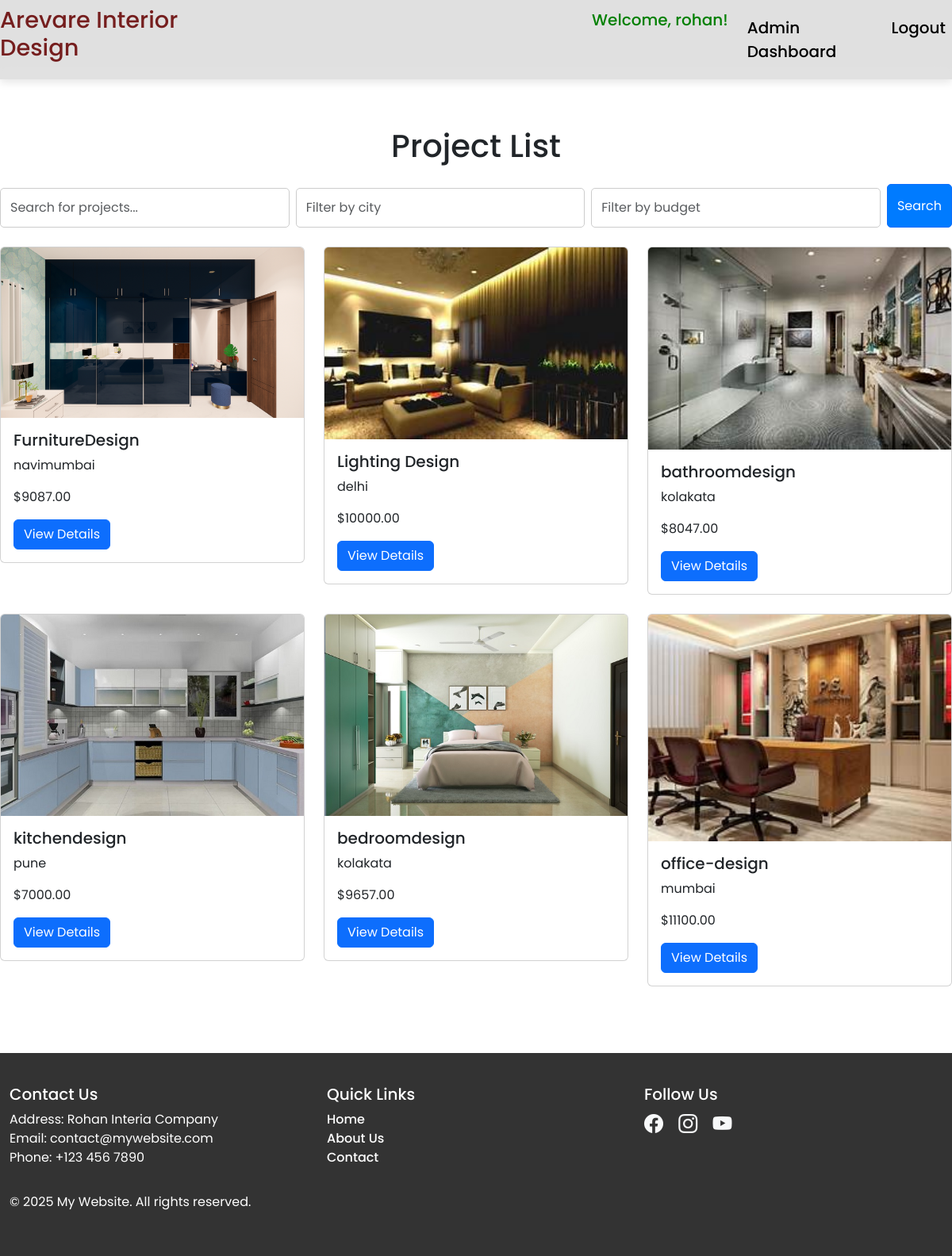
/project_list/ (signed in), run on the app's committed database.
### users/models.py (models this page shows)
class CustomUser(AbstractUser):
    email = models.EmailField(unique=True)

### project/models.py (models this page shows, shortened)
class ConstructionProject(models.Model):
    project_name = models.CharField(max_length=255)
    start_date = models.DateField()
    end_date = models.DateField()
    location = models.CharField(max_length=255)
    budget = models.DecimalField(max_digits=12, decimal_places=2)
    description = models.CharField(max_length=200)
    image = models.ImageField(upload_to='project/', blank=True, null=True, verbose_name="Project Image")

### project/views.py (the view)
# urls.py: path('project_list/', views.project_list, name='project_list'),
def project_list(request):
    query = request.GET.get('q', '')  # Get the search query from the GET request
    city = request.GET.get('city', '')  # Get the city filter from the GET request
    budget = request.GET.get('budget', '')  # Get the budget filter from the GET request
    projects = ConstructionProject.objects.all()
    if query:
        projects = projects.filter(project_name__icontains=query)  # Case-insensitive search
    if city:
        projects = projects.filter(location__icontains=city)  # Filter by city (location)
    if budget:
        try:
            budget_value = float(budget)  # Convert the budget to a float
            projects = projects.filter(budget__lte=budget_value)  # Filter by budget (less than or equal to)
        except ValueError:
            messages.error(request, "Please enter a valid numeric value for the budget.")
    return render(request, 'project/project_list.html', {
        'projects': projects,
        'query': query,
        'city': city,
        'budget': budget  # Pass all filter values to keep them in the form
    })

### templates/project/project_list.html (shortened to what this page needs)
{% extends 'base.html' %}
{% block content %}
<h1 class="mb-4 text-center">Project List</h1>
<form method="get" action="{% url 'project_list' %}" class="d-flex mb-4">
    <input type="text" class="form-control me-2" name="q" value="{{ query }}" placeholder="Search for projects...">
    <input type="text" class="form-control me-2" name="city" value="{{ city }}" placeholder="Filter by city">
    <input type="number" class="form-control me-2" name="budget" value="{{ budget }}" placeholder="Filter by budget">
    <button type="submit" class="btn btn-primary">Search</button>
</form>
<div class="row">
    {% for project in projects %}
    <div class="col-md-4 mb-4">
        <div class="card">
            <img src="{{ project.image.url }}" class="card-img-top" alt="{{ project.project_name }}">
            <div class="card-body">
                <h5 class="card-title">{{ project.project_name }}</h5>
                <p class="card-text">{{ project.location }}</p>
                <p class="card-text">${{ project.budget }}</p>
                {% if user.is_authenticated %}
                    <a href="{{ project.id }}/" class="btn btn-primary">View Details</a>
                {% else %}
                    <a href="{% url 'login' %}" class="btn btn-primary">View Details</a>
                {% endif %}
            </div>
        </div>
    </div>
    {% endfor %}
</div>
{% endblock %}

### templates/base.html (shortened to what this page needs)
{% load static %}
<!DOCTYPE html>
<html lang="en">
<head>
    <link rel="stylesheet" href="{% static 'css/styles.css' %}">
    <link rel="stylesheet" href="{% static 'css/style.css' %}">
    <link rel="stylesheet" href="{% static 'css/stylese.css' %}">
    <link rel="stylesheet" href="{% static 'css/all.css' %}">
    <link href="https://cdn.jsdelivr.net/npm/bootstrap-icons/font/bootstrap-icons.css" rel="stylesheet">
    <link href="https://cdn.jsdelivr.net/npm/bootstrap@5.3.0-alpha1/dist/css/bootstrap.min.css" rel="stylesheet">
    <link rel="stylesheet" href="https://cdnjs.cloudflare.com/ajax/libs/font-awesome/5.15.4/css/all.min.css">
</head>
<body>
    <header>
        <nav class="navbar navbar-expand-lg">
                <div id="navbarNav" class="collapse navbar-collapse">
                    <ul class="navbar-nav ms-auto">
                         <h1 class="nav-link1">Arevare Interior Design</h1>
                        {% if user.is_authenticated %}
                        <h4 class="navbar-brand" style="color: green;">Welcome, {{ user.username }}!</h4>
                        {% if request.user.is_staff %}
                        <a class="nav-link active" href="{% url 'booking:admin_dashboard' %}">Admin Dashboard</a>
                        <li class="nav-item"><a class="nav-link active" href="{% url 'admin_logout' %}">Logout</a></li>
                        {% endif %}
                        {% endif %}
                    </ul>
                </div>
        </nav>
    </header>
    <section class="content-section">
        {% block content %}{% endblock %}
    </section>
    <footer>
        <div class="container">
            <div class="row">
                <div class="col-md-4 mb-3">
                    <h5>Contact Us</h5>
                    <p>
                        Address: Rohan Interia Company<br>
                        Email: contact@mywebsite.com<br>
                        Phone: +123 456 7890
                    </p>
                </div>
                <div class="col-md-4 mb-3">
                    <h5>Quick Links</h5>
                    <ul class="list-unstyled">
                        <li><a href="{% url 'project_list' %}" class="text-white">Home</a></li>
                        <li><a href="{% url 'about' %}" class="text-white">About Us</a></li>
                        <li><a href="{% url 'contact' %}" class="text-white">Contact</a></li>
                    </ul>
                </div>
                <div class="col-md-4 mb-3">
                    <h5>Follow Us</h5>
                    <div class="social-icons">
                        <a href="https://facebook.com" target="_blank"><i class="bi bi-facebook"></i></a>
                        <a href="https://instagram.com" target="_blank"><i class="bi bi-instagram"></i></a>
                        <a href="https://youtube.com" target="_blank"><i class="bi bi-youtube"></i></a>
                    </div>
                </div>
            </div>
            <p>&copy; 2025 My Website. All rights reserved.</p>
        </div>
    </footer>
</body>
</html>

### static/css/styles.css (style rules this page uses)
.nav-link { font-size: 16px; }
.navbar-nav .nav-link { color: #ffffff; font-size: 20px; transition: all 0.3s ease; }
.navbar-nav .nav-link.active { color: #ffffff; font-size: 20px; transition: all 0.3s ease; }
body, html { margin: 0; padding: 0; height: 100%; }
input.form-control { border-radius: 5px; border: 1px solid #ccc; padding: 12px; margin-top: 5px; transition: border-color 0.3s ease, box-shadow 0.3s ease; }
button[type="submit"] { background-color: #007bff; color: white; border-radius: 5px; padding: 12px; font-size: 16px; transition: background-color 0.3s ease; }
a { color: #007bff; text-decoration: none; font-weight: 500; }

### static/css/style.css (style rules this page uses)
body { font-family: Arial, sans-serif; }
.container { margin-top: 50px; }

### static/css/stylese.css (style rules this page uses)
:root { --font-family: "Poppins", sans-serif; --font-color-primary: #fff; --font-color-secundary: #1680ac; --font-color-menu: #222; --bg-primary: #2696e9; --bg-secundary: #fff; }
* { margin: 0; padding: 0; box-sizing: border-box; font-family: var(--font-family); }

### templates/base.html (style rules this page uses)
.navbar { position: sticky; top: 0; z-index: 1000; background: rgba(255, 255, 255, 0.85); backdrop-filter: blur(10px); box-shadow: 0 4px 10px rgba(0, 0, 0, 0.1); transition: background 0.3s ease; }
.navbar-nav .nav-link { color: #333; font-size: 1.1rem; font-weight: 500; padding: 12px 18px; position: relative; transition: all 0.3s ease; }
.navbar-nav .nav-link1 { color:#751e1e; font-size: 1.8rem; padding-right: 28rem; }
footer { background-color: #333; color: #fff; padding: 40px 0; }
footer h5 { color: #fff; }
footer a { color: #f8f9fa; text-decoration: none; }
footer .social-icons i { font-size: 1.5rem; margin-right: 15px; color: #f8f9fa; transition: color 0.3s ease; }
.container { max-width: 1200px; margin: 0 auto; }
.content-section { padding: 60px 0; }

### data on the page
CustomUser: username "rohan"
ConstructionProject: image (picture), project_name "FurnitureDesign", location "navimumbai", budget "9087.00"
ConstructionProject: image (picture), project_name "Lighting Design", location "delhi", budget "10000.00"
ConstructionProject: image (picture), project_name "bathroomdesign", location "kolakata", budget "8047.00"
ConstructionProject: image (picture), project_name "kitchendesign", location "pune", budget "7000.00"
ConstructionProject: image (picture), project_name "bedroomdesign", location "kolakata", budget "9657.00"
ConstructionProject: image (picture), project_name "office-design", location "mumbai", budget "11100.00"
